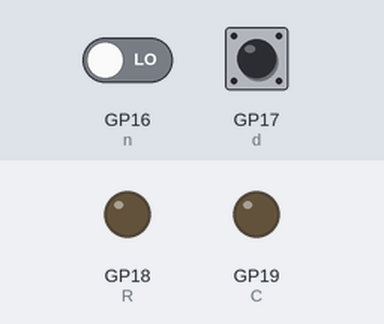
The program below on a simulated Raspberry Pi Pico running MicroPython. On the bench: output pins drawn as LEDs (lit = HIGH). Inputs (shaded band) come from the test bench; at power-on: GP17 (d) LOW, GP16 (n) LOW. What the program prints to the serial console is not drawn.

Above: at 1.2 s.
1.3 s: GP17 (d) pulsed HIGH 2 times (0.12 s each, 0.3 s apart)
At 2.0 s:
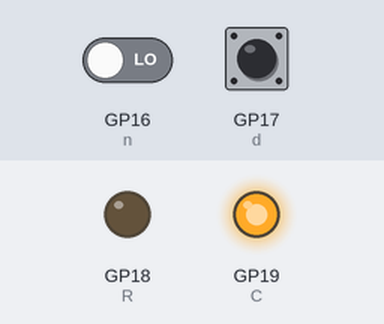
At 2.5 s:
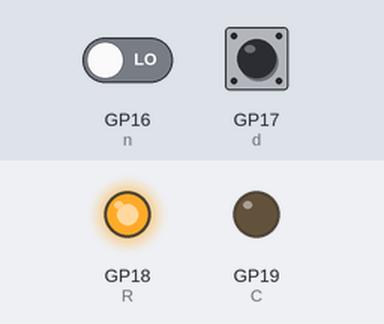
Timing chart, 0 to 4.3 s (numbered marks = the images above; inputs shaded):
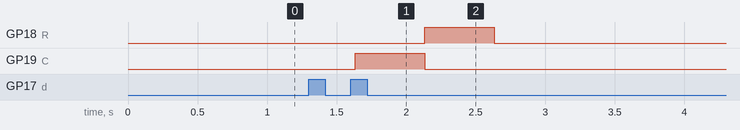

The program:

main.py
```python
from VendorSm  import RunSm


if __name__ == '__main__':
    while True:
        RunSm()
```

VendorSm.py
```python
from VendorIO import Nickelreturn,Itemreturn,Trigger_Pin
from machine import Pin

n=Pin(16,Pin.IN,Pin.PULL_DOWN)
d=Pin(17,Pin.IN,Pin.PULL_DOWN)

nt = Trigger_Pin(n)
dt = Trigger_Pin(d)
def nick():
    return nt.Triggered()
    # or False
def dime():
    return dt.Triggered()
    # or False

print("Møntindkast initialiserer")

S0 = 0
S5 = 5
S10 = 10
S15 = 15
S20 = 20
Tilstand = S0 # her starter maskinen
def RunSm():
    global Tilstand
    if Tilstand == S0:
        if dime():
            Tilstand = S10
        if nick():
            Tilstand = S5
    if Tilstand == S5:
        if dime():
            Tilstand = S15
        if nick():
            Tilstand = S10
    if Tilstand == S10:
        if dime():
            Tilstand = S20
        if nick():
            Tilstand = S15
    if Tilstand == S15:
        #release item
        Itemreturn()
        Tilstand = S0
    if Tilstand == S20:
        #release change
        Nickelreturn()
        Tilstand = S15
```

VendorIO.py
```python
from machine import Pin
from time import sleep
class Trigger_Pin:

    def __init__(self, pin):
        self.p = pin
        self.PreviousValue = False
        self.CurrentValue = False

    def Triggered(self):
        self.CurrentValue = self.p()
        if (self.PreviousValue == False and self.CurrentValue == True):
            self.PreviousValue = self. CurrentValue
            sleep(0.015)# undgå kontaktprell
            return True
        else:
            self.PreviousValue = self.CurrentValue
            sleep(0.015)# undgå kontaktprell
            return False


#18 og 19
R = Pin(18,Pin.OUT)
C = Pin(19,Pin.OUT)


def Nickelreturn():
    C.on()
    sleep(0.5)
    C.off()

def Itemreturn():
    R.on()
    sleep(0.5)
    R.off()
```

Measured:
- after the input at 1.3 s, GP18 (R): LOW → HIGH after 0.83 s, → LOW 0.50 s later; GP19 (C): LOW → HIGH after 0.33 s, → LOW 0.50 s later
